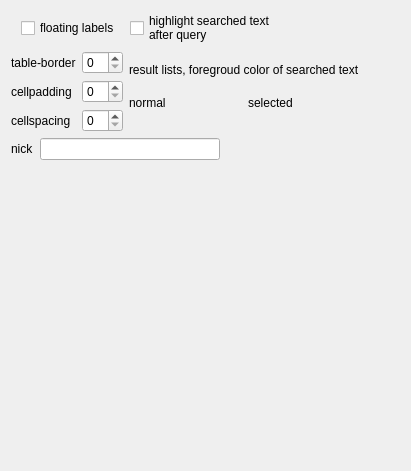
     <widget class="QWidget" name="tab_4">
      <attribute name="title">
       <string>coptic dictionary</string>
      </attribute>
      <layout class="QVBoxLayout" name="verticalLayout_19">
       <item>
        <layout class="QHBoxLayout" name="horizontalLayout_24">
         <property name="spacing">
          <number>10</number>
         </property>
         <property name="leftMargin">
          <number>10</number>
         </property>
         <item>
          <widget class="QCheckBox" name="cbToolTips">
           <property name="text">
            <string>floating labels</string>
           </property>
          </widget>
         </item>
         <item>
          <widget class="QCheckBox" name="cbHLText">
           <property name="text">
            <string>highlight searched text
after query</string>
           </property>
          </widget>
         </item>
         <item>
          <spacer name="horizontalSpacer_18">
           <property name="orientation">
            <enum>Qt::Horizontal</enum>
           </property>
           <property name="sizeHint" stdset="0">
            <size>
             <width>40</width>
             <height>20</height>
            </size>
           </property>
          </spacer>
         </item>
        </layout>
       </item>
       <item>
        <layout class="QHBoxLayout" name="horizontalLayout_27">
         <item>
          <layout class="QFormLayout" name="formLayout_2">
           <item row="0" column="0">
            <widget class="QLabel" name="label_19">
             <property name="text">
              <string>table-border</string>
             </property>
            </widget>
           </item>
           <item row="0" column="1">
            <widget class="QSpinBox" name="spnBorder">
             <property name="minimum">
              <number>0</number>
             </property>
            </widget>
           </item>
           <item row="1" column="0">
            <widget class="QLabel" name="label_20">
             <property name="text">
              <string>cellpadding</string>
             </property>
            </widget>
           </item>
           <item row="1" column="1">
            <widget class="QSpinBox" name="spnPadding">
             <property name="minimum">
              <number>0</number>
             </property>
            </widget>
           </item>
           <item row="2" column="0">
            <widget class="QLabel" name="label_21">
             <property name="text">
              <string>cellspacing</string>
             </property>
            </widget>
           </item>
           <item row="2" column="1">
            <widget class="QSpinBox" name="spnSpacing">
             <property name="minimum">
              <number>0</number>
             </property>
             <property name="value">
              <number>0</number>
             </property>
            </widget>
           </item>
          </layout>
         </item>
         <item>
          <layout class="QVBoxLayout" name="verticalLayout_18">
           <item>
            <layout class="QVBoxLayout" name="verticalLayout_17">
             <item>
              <widget class="QLabel" name="label_34">
               <property name="text">
                <string>result lists, foregroud color of searched text</string>
               </property>
              </widget>
             </item>
             <item>
              <layout class="QHBoxLayout" name="horizontalLayout_9">
               <item>
                <layout class="QVBoxLayout" name="verticalLayout_11">
                 <item>
                  <widget class="QLabel" name="label_35">
                   <property name="text">
                    <string>normal</string>
                   </property>
                  </widget>
                 </item>
                 <item>
                  <widget class="CTextColorChooser" name="cchHTCDNorm" native="true"/>
                 </item>
                </layout>
               </item>
               <item>
                <layout class="QVBoxLayout" name="verticalLayout_16">
                 <item>
                  <widget class="QLabel" name="label_36">
                   <property name="text">
                    <string>selected</string>
                   </property>
                  </widget>
                 </item>
                 <item>
                  <widget class="CTextColorChooser" name="cchHTCDSel" native="true"/>
                 </item>
                </layout>
               </item>
              </layout>
             </item>
            </layout>
           </item>
          </layout>
         </item>
         <item>
          <spacer name="horizontalSpacer_8">
           <property name="orientation">
            <enum>Qt::Horizontal</enum>
           </property>
           <property name="sizeHint" stdset="0">
            <size>
             <width>40</width>
             <height>20</height>
            </size>
           </property>
          </spacer>
         </item>
        </layout>
       </item>
       <item>
        <layout class="QHBoxLayout" name="horizontalLayout_10">
         <item>
          <widget class="QLabel" name="label_22">
           <property name="text">
            <string>nick</string>
           </property>
          </widget>
         </item>
         <item>
          <widget class="QLineEdit" name="txtNick"/>
         </item>
         <item>
          <spacer name="horizontalSpacer_9">
           <property name="orientation">
            <enum>Qt::Horizontal</enum>
           </property>
           <property name="sizeHint" stdset="0">
            <size>
             <width>40</width>
             <height>20</height>
            </size>
           </property>
          </spacer>
         </item>
        </layout>
       </item>
       <item>
        <spacer name="verticalSpacer_4">
         <property name="orientation">
          <enum>Qt::Vertical</enum>
         </property>
         <property name="sizeHint" stdset="0">
          <size>
           <width>20</width>
           <height>300</height>
          </size>
         </property>
        </spacer>
       </item>
      </layout>
     </widget>
